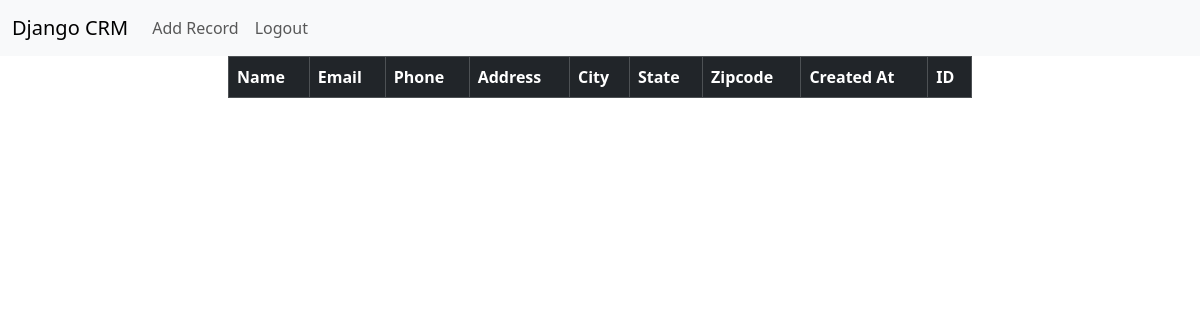
The app's page / (signed in), older data.
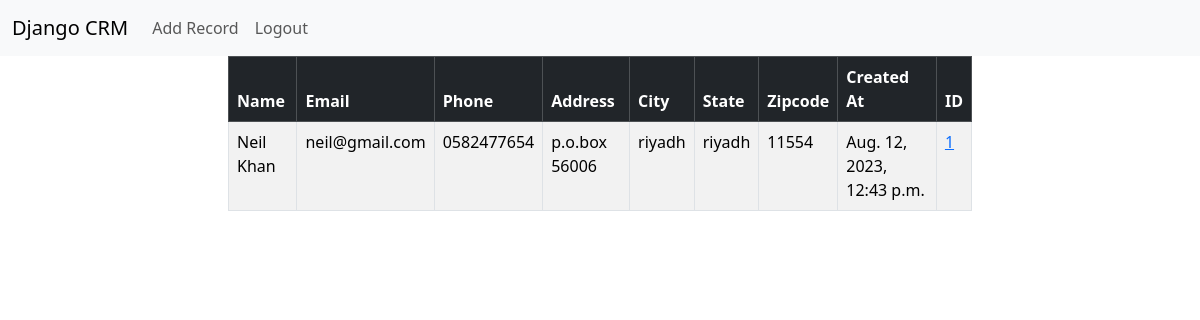
The same page, newer data.
### website/models.py (models this page shows, shortened)
class Record(models.Model):
    created_at = models.DateTimeField(auto_now_add=True)
    first_name = models.CharField(max_length=50)
    last_name =  models.CharField(max_length=50)
    email =  models.CharField(max_length=100)
    phone = models.CharField(max_length=15)
    address =  models.CharField(max_length=100)
    city =  models.CharField(max_length=50)
    state =  models.CharField(max_length=50)
    zipcode =  models.CharField(max_length=20)

### website/views.py (the view)
# urls.py: path('', views.home, name="home"),
def home(request):
    records = Record.objects.all()
    if request.method == 'POST':
        username = request.POST['username']
        password = request.POST['password']
        user = authenticate(request, username=username, password=password)
        if user is not None:
            login(request, user)
            messages.success(request, 'You have been logged in')
            return redirect('home')
        else:
            messages.error(request, "There was an error")
            return redirect('home')
    else:
        return render(request, 'home.html', {'records': records})

### website/templates/home.html (shortened to what this page needs)
{% extends 'base.html' %} {% block content %}
<div class="col-md-8 offset-md-2">
  {% if user.is_authenticated %}
  <table class="table table-striped table-hover table-bordered">
    <thead class="table-dark">
      <tr>
        <th scope="col">Name</th>
        <th scope="col">Email</th>
        <th scope="col">Phone</th>
        <th scope="col">Address</th>
        <th scope="col">City</th>
        <th scope="col">State</th>
        <th scope="col">Zipcode</th>
        <th scope="col">Created At</th>
        <th scope="col">ID</th>
      </tr>
    </thead>
    <tbody>
  {% if records %}
    {% for record in records %}
      <tr>
        <td>{{ record.first_name }} {{ record.last_name }}</td>
        <td>{{ record.email }}</td>
        <td>{{ record.phone }}</td>
        <td>{{ record.address }}</td>
        <td>{{ record.city }}</td>
        <td>{{ record.state }}</td>
        <td>{{ record.zipcode }}</td>
        <td>{{ record.created_at }}</td>
        <td><a href="{% url 'record' record.id %}">{{ record.id }}</a></td>
      </tr>
    {% endfor %}
  {% endif %}
      </tbody>
    </table>
  {% endif %}
</div>
{% endblock %}

### website/templates/base.html (shortened to what this page needs)
<!doctype html>
<html lang="en">
  <head>
    <link href="https://cdn.jsdelivr.net/npm/bootstrap@5.3.1/dist/css/bootstrap.min.css" rel="stylesheet">
  </head>
  <body>
    {% include 'navbar.html' %}
    <div class="container">
        {% block content %}
        {% endblock %}
    </div>
  </body>
</html>

### website/templates/navbar.html (shortened to what this page needs)
<nav class="navbar navbar-expand-lg bg-body-tertiary">
    <div class="container-fluid">
      <a class="navbar-brand" href="{% url 'home' %}">Django CRM</a>
      <div class="collapse navbar-collapse" id="navbarSupportedContent">
        <ul class="navbar-nav me-auto mb-2 mb-lg-0">
          {% if user.is_authenticated %}
          <li class="nav-item">
            <a class="nav-link" href="{% url 'add_record' %}">Add Record</a>
          </li>
          <li class="nav-item">
            <a class="nav-link" href="{% url 'logout' %}">Logout</a>
          </li>
          {% endif %}
        </ul>
      </div>
    </div>
  </nav>

Row changes from the older to the newer data that the page shows:
added Record: first_name "Neil", last_name "Khan", email "neil@gmail.com", phone "0582477654", address "p.o.box 56006", city "riyadh", state "riyadh", zipcode "11554", created_at "Aug. 12, 2023, 12:43 p.m.", id "1"
